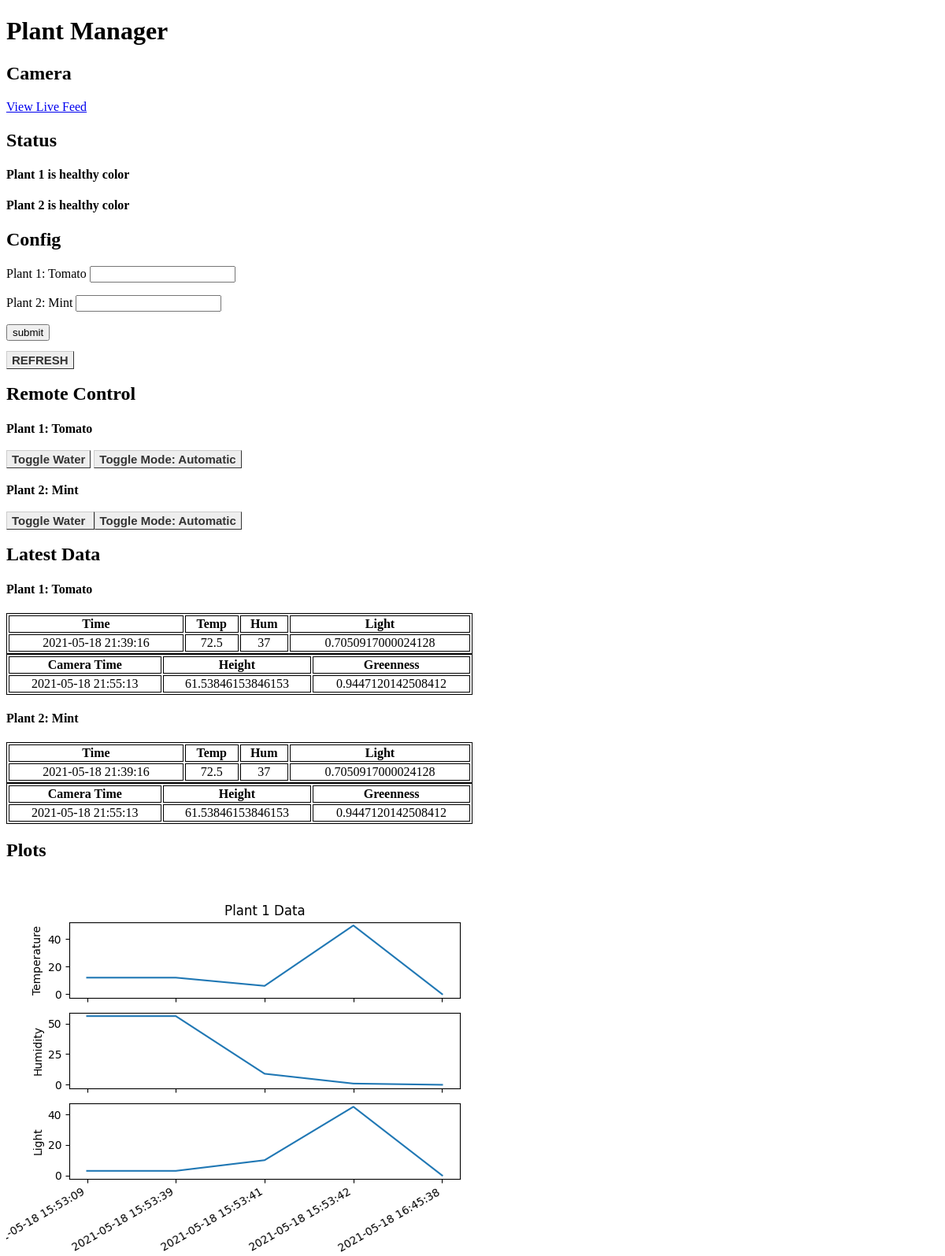
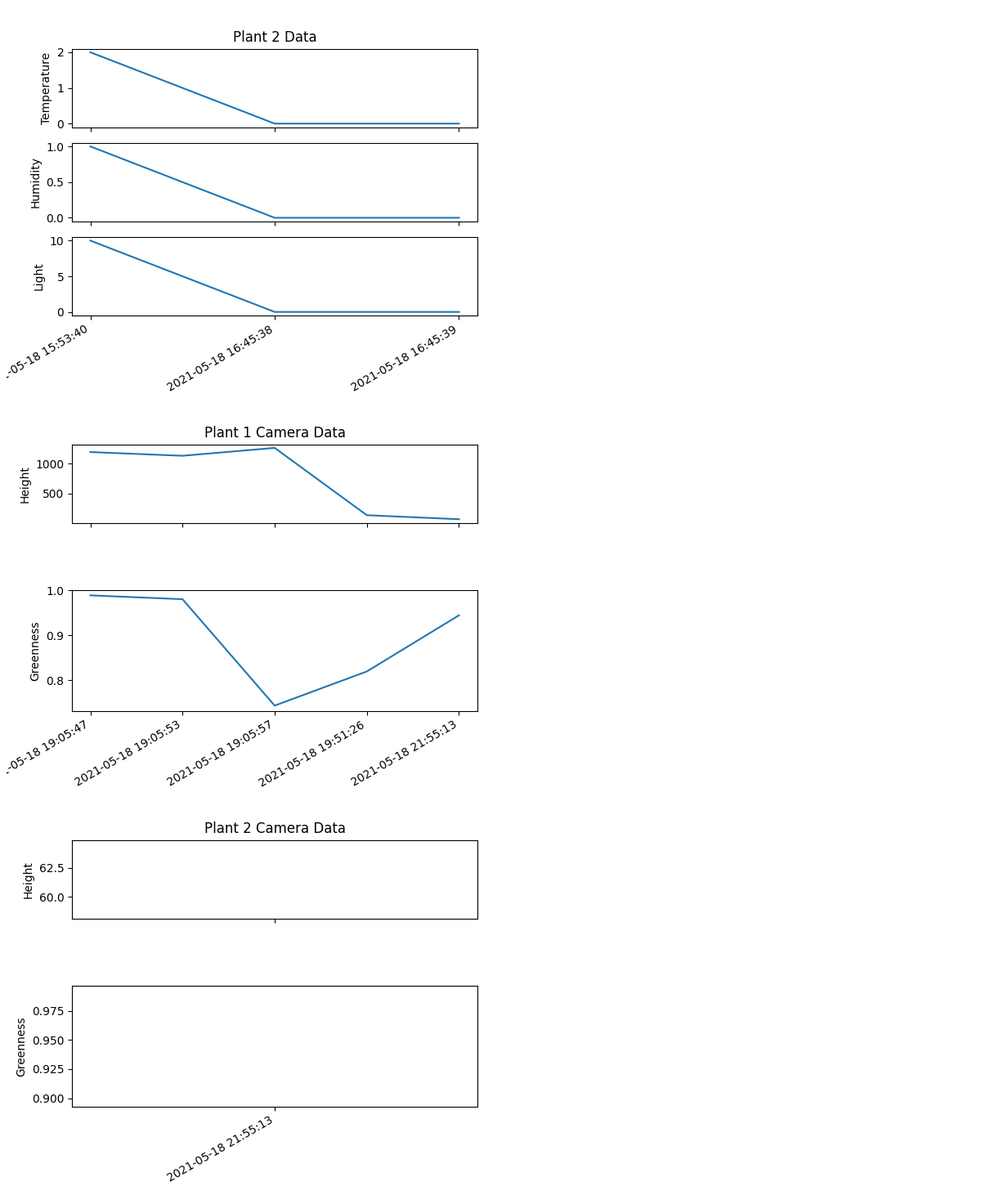
The page / on the database its author committed (2 pictures, top to bottom).
### tables this page shows
CREATE TABLE CameraTable(id NUMERIC, timestamp DATETIME, height NUMERIC, greenness NUMERIC);

### app.py (the view, shortened to what this page needs)
@app.route("/", methods=["GET", "POST"])
def index():
    config = read_config()
    time1, temp1, hum1, light1, camera_time1, height1, greenness1 = getLatest(
        1)
    time2, temp2, hum2, light2, camera_time2, height2, greenness2 = getLatest(
        2)
    plot1 = getPlots(1)
    plot2 = getPlots(2)
    camera_plot1 = getCameraPlots(1)
    camera_plot2 = getCameraPlots(2)
    green_alert1 = "Plant 1 is healthy color"
    green_alert2 = "Plant 2 is healthy color"
    if float(greenness1) < 0.8:
        green_alert1 = "Plant 1 is too brown"
    if float(greenness2) < 0.8:
        green_alert2 = "Plant 2 is too brown"
    templateData = {
        'time1': time1,
        'temp1': temp1,
        'hum1': hum1,
        'light1': light1,
        'time2': time2,
        'temp2': temp2,
        'hum2': hum2,
        'light2': light2,
        'camera_time1': camera_time1,
        'height1': height1,
        'greenness1': greenness1,
        'camera_time2': camera_time2,
        'height2': height2,
        'greenness2': greenness2,
        'plot1': plot1,
        'plot2': plot2,
        'camera_plot1': camera_plot1,
        'camera_plot2': camera_plot2,
        'mode1': config["1"]['mode'],
        'mode2': config["2"]['mode'],
        'water1': config["1"]['water'],
        'water2': config["2"]['water'],
        'type1': config["1"]["type"],
        'type2': config["2"]["type"],
        'green_alert1' : green_alert1,
        'green_alert2' : green_alert2
    }
    print(read_config())
    return render_template('index_gpio.html', **templateData)

### app.py (called while the page is built)
def read_config():
    with open('config.json') as json_file:
        data = json.load(json_file)
        return data

def getLatest(id):
    conn = lite.connect(DB_NAME)
    curs = conn.cursor()
    time, temp, hum, light, camera_time, height, greenness = 0, 0, 0, 0, 0, 0, 0
    for row in curs.execute("SELECT * FROM {} WHERE id={} ORDER BY timestamp DESC LIMIT 1".format(TABLE_NAME, id)):
        time, temp, hum, light = str(row[1]), str(
            row[2]), str(row[3]), str(row[4])
    for row in curs.execute("SELECT * FROM {} WHERE id={} ORDER BY timestamp DESC LIMIT 1".format("CameraTable", id)):
        camera_time, height, greenness = str(row[1]), str(
            row[2]), str(row[3])
    conn.close()
    return time, temp, hum, light, camera_time, height, greenness

def getHist(id):
    conn = lite.connect(DB_NAME)
    curs = conn.cursor()
    time_hist = []
    temp_hist = []
    hum_hist = []
    light_hist = []
    for row in curs.execute("SELECT * FROM {} WHERE id={} ORDER BY timestamp LIMIT 10".format(TABLE_NAME, id)):
        time_hist.append(row[1])
        temp_hist.append(row[2])
        hum_hist.append(row[3])
        light_hist.append(row[4])
    camera_time_hist = []
    height_hist = []
    greenness_hist = []
    for row in curs.execute("SELECT * FROM {} WHERE id={} ORDER BY timestamp LIMIT 10".format("CameraTable", id)):
        camera_time_hist.append(row[1])
        height_hist.append(row[2])
        greenness_hist.append(row[3])
    return time_hist, temp_hist, hum_hist, light_hist, camera_time_hist, height_hist, greenness_hist

def getCameraPlots(id):
    fig = Figure()
    FigureCanvas(fig)
    _, _, _, _, camera_time_hist, height_hist, greenness_hist = getHist(id)
    ax1 = fig.add_subplot(3, 1, 1)
    ax2 = fig.add_subplot(2, 1, 2)
    ax1.plot(camera_time_hist, height_hist)
    ax1.set_ylabel("Height")
    ax2.plot(camera_time_hist, greenness_hist)
    ax2.set_ylabel("Greenness")
    fig.autofmt_xdate()
    ax1.set_title("Plant {} Camera Data".format(id))
    buf = BytesIO()
    fig.savefig(buf, format="png")
    data = base64.b64encode(buf.getbuffer()).decode("ascii")
    return data

@app.after_request
def add_header(response):
    response.headers['Cache-Control'] = 'no-store, no-cache, must-revalidate, post-check = 0, pre-check = 0, max-age = 0'
    response.headers['Pragma'] = 'no-cache'
    response.headers['Expires'] = '-1'
    return response

### templates/index_gpio.html (shortened to what this page needs)
<!DOCTYPE html>
<head>
  <link rel="stylesheet" href='../static/styles.css' />
</head>
<body>
  <h1>Plant Manager</h1>
  <h2>Camera</h2>
  <a href="/" onclick="javascript:event.target.port=8000">View Live Feed</a>
  <h2> Status </h2>
  <h4> {{green_alert1}}</h4>
  <h4>{{green_alert2}}</h4>
  <h2> Config </h2>
  <form method="POST">
    <p>Plant 1: {{type1}} <input type="text" name="Plant1" /></p>
    <p>Plant 2: {{type2}} <input type="text" name="Plant2" /></p>
    <p><input type="submit" value="submit" /></p>
  </form>
  <a href="/" class="button">REFRESH</a>
  <h2>Remote Control</h2>
  <h4>Plant 1: {{type1}}</h4>
  <a href="/1/water" class="button">Toggle Water</a>
  <a href="/1/mode" class="button">Toggle Mode: {{mode1}}</a>
  <h4>Plant 2: {{type2}}</h4>
  <a href="/2/water" class="button">Toggle Water </a>
  <a href="/2/mode" class="button">Toggle Mode: {{mode2}}</a>
  <h2>Latest Data </h2>
  <h4>Plant 1: {{type1}} </h4>
  <table style="width:50%">
    <tr>
      <th>Time</th>
      <th>Temp</th>
      <th>Hum</th>
      <th>Light</th>
    </tr>
    <tr>
      <td>{{time1}}</td>
      <td>{{temp1}}</td>
      <td>{{hum1}}</td>
      <td>{{light1}}</td>
    </tr>
  </table>
  <table style="width:50%">
    <tr>
      <th>Camera Time</th>
      <th>Height</th>
      <th>Greenness</th>
    </tr>
    <tr>
      <td>{{camera_time1}}</td>
      <td>{{height1}}</td>
      <td>{{greenness1}}</td>
    </tr>
  </table>
  <h4>Plant 2: {{type2}}</h4>
  <table style="width:50%">
    <tr>
      <th>Time</th>
      <th>Temp</th>
      <th>Hum</th>
      <th>Light</th>
    </tr>
    <tr>
      <td>{{time2}}</td>
      <td>{{temp2}}</td>
      <td>{{hum2}}</td>
      <td>{{light2}}</td>
    </tr>
  </table>
  <table style="width:50%">
    <tr>
      <th>Camera Time</th>
      <th>Height</th>
      <th>Greenness</th>
    </tr>
    <tr>
      <td>{{camera_time2}}</td>
      <td>{{height2}}</td>
      <td>{{greenness2}}</td>
    </tr>
  </table>
  <h2>Plots </h2>
  <img />
  <img />
  <img />
  <img />
</body>
</html>
<!DOCTYPE html>

### static/styles.css (style rules this page uses)
.button { font: bold 15px Arial; text-decoration: none; background-color: #EEEEEE; color: #333333; padding: 2px 6px 2px 6px; border-top: 1px solid #CCCCCC; border-right: 1px solid #333333; border-bottom: 1px solid #333333; border-left: 1px solid #CCCCCC; }
table, th, td { text-align: center; border: 1px solid black; }

### rows shown on the page
CameraTable: timestamp "2021-05-18 21:55:13"
CameraTable: timestamp "2021-05-18 21:55:13"

### other values the page prints
{{ green_alert1 }} "Plant 1 is healthy color"
{{ green_alert2 }} "Plant 2 is healthy color"
{{ type1 }} "Tomato"
{{ type2 }} "Mint"
{{ mode1 }} "Automatic"
{{ mode2 }} "Automatic"
{{ time1 }} "2021-05-18 21:39:16"
{{ temp1 }} "72.5"
{{ hum1 }} "37"
{{ light1 }} "0.7050917000024128"
{{ height1 }} "61.53846153846153"
{{ greenness1 }} "0.9447120142508412"
{{ time2 }} "2021-05-18 21:39:16"
{{ temp2 }} "72.5"
{{ hum2 }} "37"
